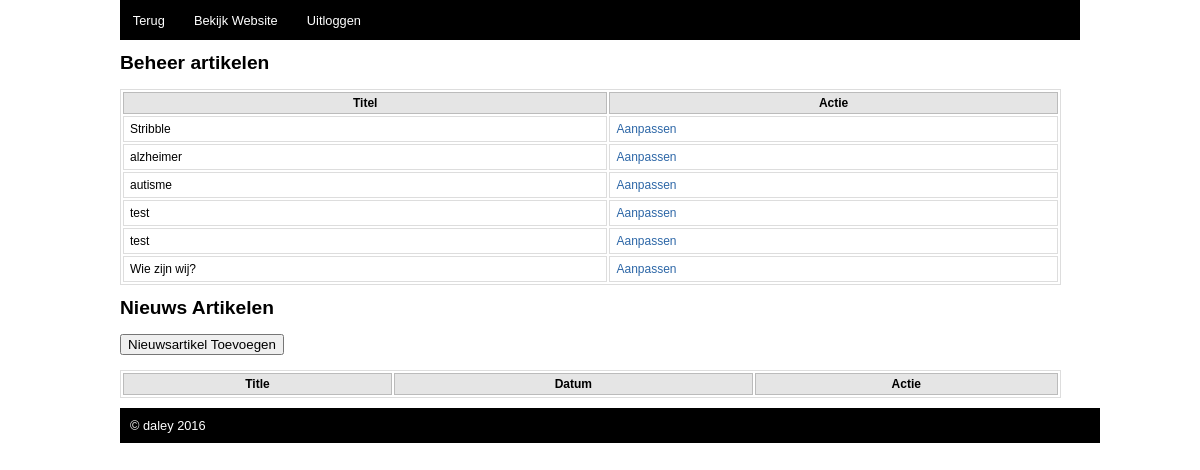
The page /admin/index.php?lang=dutch (signed in) on the database as committed earlier.
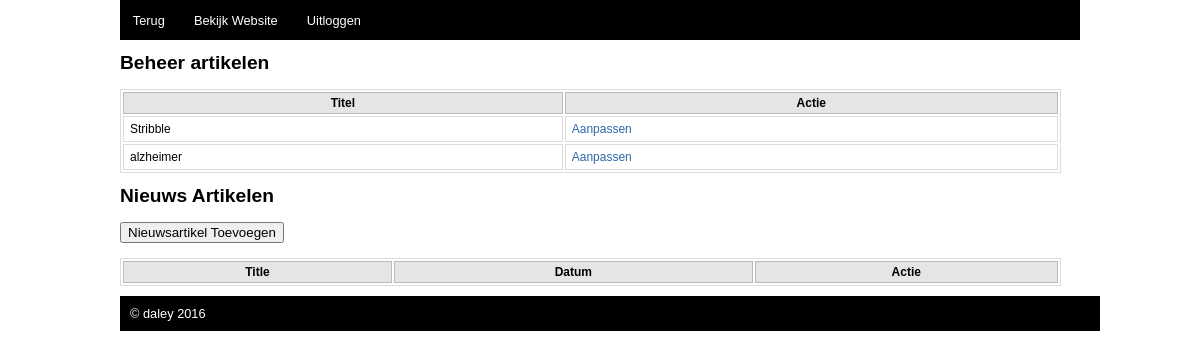
The same page on the database as committed later.
### tables this page shows
CREATE TABLE `pages` (
  `pageID` int(11) NOT NULL,
  `pageTitle` varchar(255) DEFAULT NULL,
  `pageCont` text,
  `image` varchar(255) NOT NULL
);

### admin/dutch.php (the view, shortened to what this page needs)
<div id="navigation">
	<ul class="menu">
		<li><a href="<?php echo DIRADMIN;?>">Terug</a></li>
		<li><a href="<?php echo DIR;?>" target="_blank">Bekijk Website</a></li>
		<li><a href="<?php echo DIRADMIN;?>?logout">Uitloggen</a></li>
	</ul>
</div>
<div id="content">
<h1>Beheer artikelen</h1>
<table>
<tr>
	<th><strong>Titel</strong></th>
	<th><strong>Actie</strong></th>
</tr>
<?php
$sql = $mysqli->query("SELECT * FROM pages ORDER BY pageID");
while($row = mysqli_fetch_object($sql))
{
	echo "<tr>";
		echo "<td>$row->pageTitle</td>";
			echo "<td><a href=\"".DIRADMIN."editpage_ned.php?id=$row->pageID\">Aanpassen</a> </td>";
	echo "</tr>";
}
?>
</table>
<h1>Nieuws Artikelen</h1>
<a href="newspage_dutch.php">
	<button type="submit">Nieuwsartikel Toevoegen </button>
</a>
<br>
<br>
<table>
<tr>
	<th><strong>Title</strong></th>
	<th><strong>Datum</strong></th>
	<th><strong>Actie</strong></th>
</tr>
</table>
</div>
</div>
</body>
</html>

Rows that differ between the two databases and show on the page:
removed pages: pageTitle "autisme"
removed pages: pageTitle "test"
removed pages: pageTitle "test"
removed pages: pageTitle "Wie zijn wij?"
